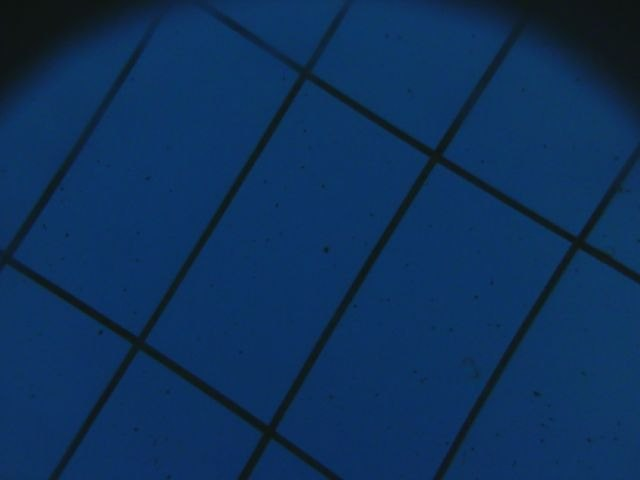
#> input picture tile4.jpg, 640 x 480 px
$ jupyter execute poolLines.ipynb
#> lines starting #> are read from the running program, lines starting #| are printed output that depends on the picture; after the words box and inside, x2 and y2 are one past the last pixel; in counts of white or black regions, pixels touching at a corner belong together
[cell 1]
from skimage import filters
import math

import cv2
import matplotlib.pyplot as plt
import numpy as np

[cell 2]
def showImg(img, title="Display"):
    cv2.imshow(title, img)
    while True:
        key = cv2.waitKey(0)
        if key == ord("q") or key == ord("Q"):
            cv2.destroyAllWindows()
            break

[cell 3]
img = cv2.imread("tile4.jpg")
#> img is the input picture: shape (480, 640, 3); mean B, G, R 90.5, 48.7, 13.2
showImg(img)
#> (key q is pressed here)
imgGray = cv2.cvtColor(img, cv2.COLOR_BGR2GRAY)
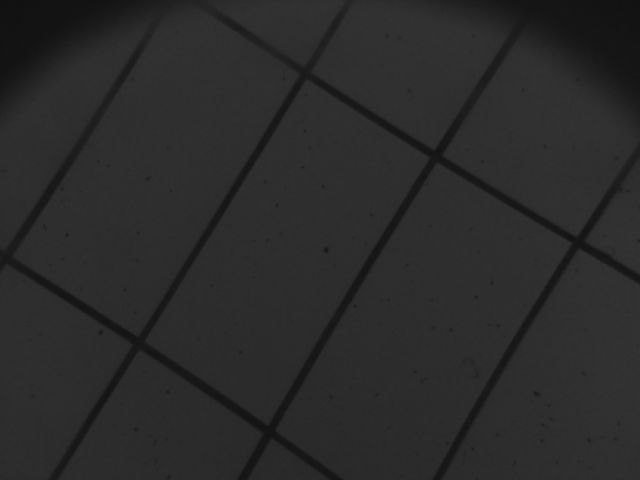
#> imgGray: shape (480, 640); min 17, max 53, mean 42.9
showImg(imgGray)
#> (key Q is pressed here)
clahe = cv2.createCLAHE(clipLimit=1.2, tileGridSize=(12,12))
cl1 = clahe.apply(imgGray)
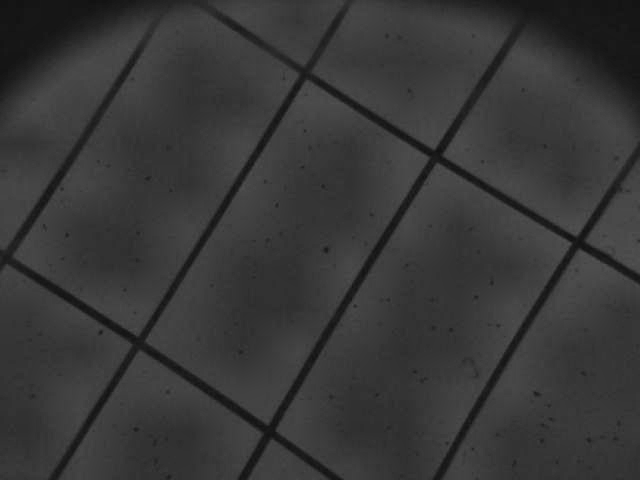
#> cl1: shape (480, 640); min 17, max 84, mean 55.9
showImg(cl1)

thresholds = filters.threshold_multiotsu(cl1, classes=2)
#> thresholds = [44]
regions = np.digitize(cl1, bins=thresholds)
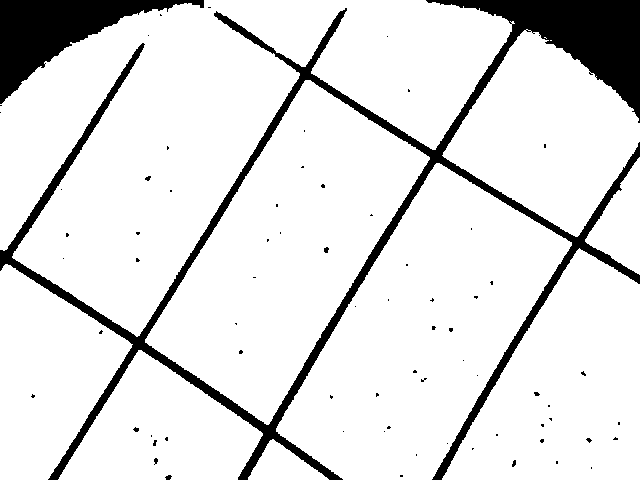
#> regions: shape (480, 640) int64; values 0 (black) and 1 (white), 88.1% white; 72 black regions (65 under 20 px), largest, box (x1, y1, x2, y2) and area: (0, 0, 640, 480) 28350, (0, 0, 204, 104) 7572, (165, 475, 172, 480) 24

fig, ax = plt.subplots(ncols=2, figsize=(10, 5))
ax[0].imshow(imgGray)
ax[0].set_title('Original')
ax[0].axis('off')
ax[1].imshow(regions)
ax[1].set_title('Multi-Otsu thresholding')
ax[1].axis('off')
plt.show()
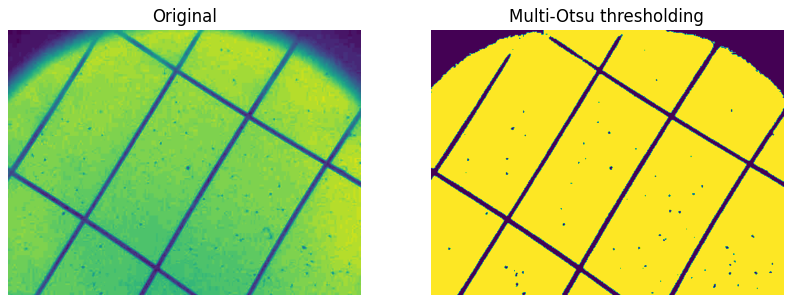
#> figure drawn by matplotlib, 2 panels

[cell 4]
threshold = (cl1 > thresholds[0])
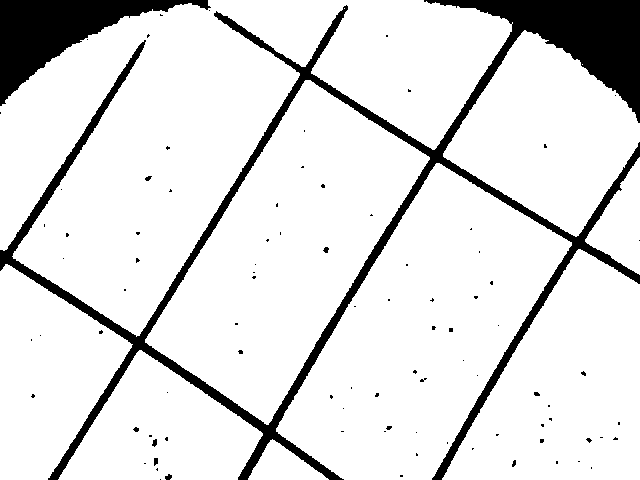
#> threshold: shape (480, 640) bool; 87.8% white; 91 black regions (81 under 20 px), largest, box (x1, y1, x2, y2) and area: (0, 0, 640, 480) 28973, (0, 0, 211, 106) 7771, (165, 474, 172, 480) 30
threshold = threshold.astype(np.uint8)*255
showImg(threshold)

dst = cv2.Canny(threshold, 50, 200, None, 3)
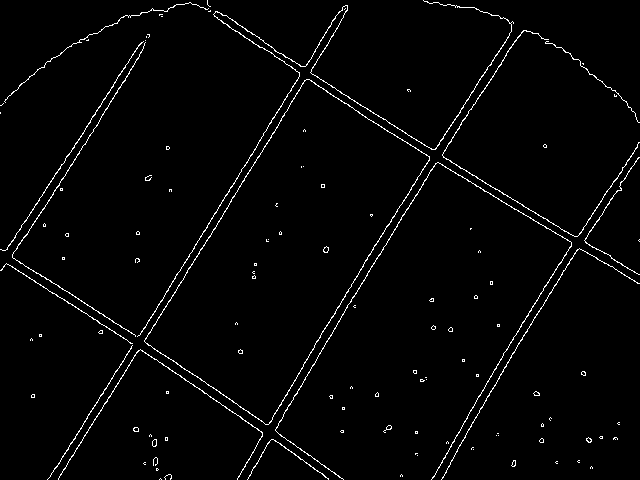
#> dst: shape (480, 640); 2.2% white in thin lines or dots
lines = cv2.HoughLines(dst, 1, np.pi / 180, 150, None, 0, 0)
#> lines = [[295, 0.559], [302, 0.559], [456, 0.541], [141, 0.576], [448, 0.559], [454, 0.576], [-94, 2.11], [211, 2.16], [-103, 2.13], [-109, 2.15], [-95, 2.13]]
# showImg(lines)

cdst = cv2.cvtColor(dst, cv2.COLOR_GRAY2BGR)
#> cdst: shape (480, 640, 3); 2.2% white in thin lines or dots
cdstP = np.copy(cdst)

if lines is not None:
    for i in range(0, len(lines)):
        rho = lines[i][0][0]
        theta = lines[i][0][1]
        a = math.cos(theta)
        b = math.sin(theta)
        x0 = a * rho
        y0 = b * rho
        pt1 = (int(x0 + 1000*(-b)), int(y0 + 1000*(a)))
        pt2 = (int(x0 - 1000*(-b)), int(y0 - 1000*(a)))
        cv2.line(cdst, pt1, pt2, (0,0,255), 3, cv2.LINE_AA)
#> this loop made 11 passes
#> (rho, theta, a, b, x0, y0, pt1, pt2) on passes 1 to 10: (295, 0.559, 0.848, 0.53, 250.2, 156.3, (-279, 1004), (780, -691)), (302, 0.559, 0.848, 0.53, 256.1, 160, (-273, 1008), (786, -688)), (456, 0.541, 0.857, 0.515, 390.9, 234.9, (-124, 1092), (905, -622)), (141, 0.576, 0.839, 0.545, 118.3, 76.79, (-426, 915), (662, -761)), (448, 0.559, 0.848, 0.53, 379.9, 237.4, (-149, 1085), (909, -610)), (454, 0.576, 0.839, 0.545, 380.8, 247.3, (-163, 1085), (925, -591)), (-94, 2.11, -0.515, 0.857, 48.41, -80.57, (-808, -595), (905, 434)), (211, 2.16, -0.559, 0.829, -118, 174.9, (-947, -384), (711, 734)), (-103, 2.13, -0.53, 0.848, 54.58, -87.35, (-793, -617), (902, 442)), (-109, 2.15, -0.545, 0.839, 59.37, -91.42, (-779, -636), (898, 453))
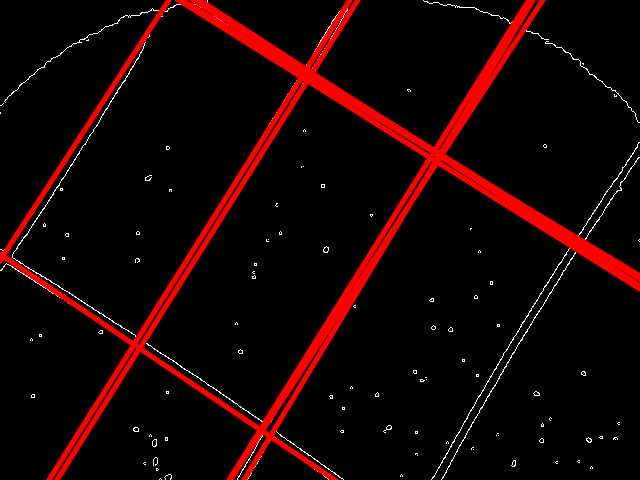
#> cdst: shape (480, 640, 3); mean B, G, R 2.4, 2.4, 22.7


linesP = cv2.HoughLinesP(dst, 1, np.pi / 180, 50, None, 50, 10)
#> linesP = 39 rows, first 6: [166, 291, 297, 80], [58, 478, 281, 120], [278, 423, 415, 195], [579, 248, 639, 157], [466, 170, 568, 233], [327, 325, 399, 206]

if linesP is not None:
    for i in range(0, len(linesP)):
        l = linesP[i][0]
        cv2.line(cdstP, (l[0], l[1]), (l[2], l[3]), (0,0,255), 3, cv2.LINE_AA)
#> this loop made 39 passes
#> l on passes 1 to 12: [166, 291, 297, 80], [58, 478, 281, 120], [278, 423, 415, 195], [579, 248, 639, 157], [466, 170, 568, 233], [327, 325, 399, 206], [468, 429, 570, 259], [6, 249, 141, 42], [237, 24, 411, 137], [355, 110, 484, 191], [431, 479, 523, 321], [204, 393, 323, 474]
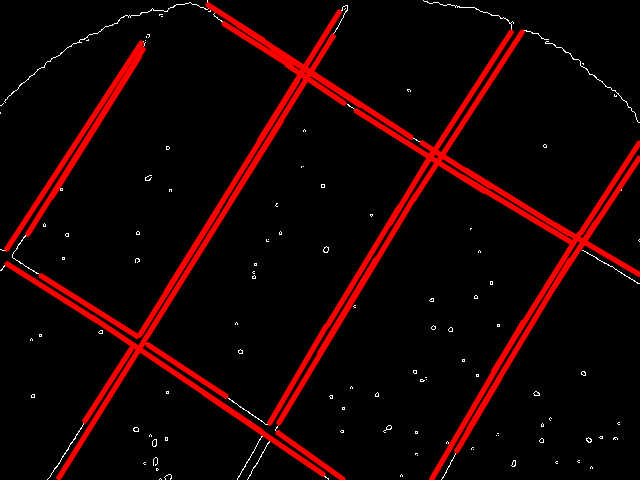
#> cdstP: shape (480, 640, 3); mean B, G, R 1.5, 1.5, 22.6

cv2.imshow("Source", imgGray)
cv2.imshow("Detected Lines (in red) - Standard Hough Line Transform", cdst)
cv2.imshow("Detected Lines (in red) - Probabilistic Line Transform", cdstP)
cv2.waitKey(0)
cv2.destroyAllWindows()

thetas = []
for line in linesP:
    line = line[0]
    thetas.append(np.arctan2(line[3]-line[1], line[2]-line[0]))
#> this loop made 39 passes
#> after the loop, thetas = 39 values, max 0.619 at index 26, min -1.04 at index 18, mean -0.364

plt.scatter(range(len(thetas)), thetas)
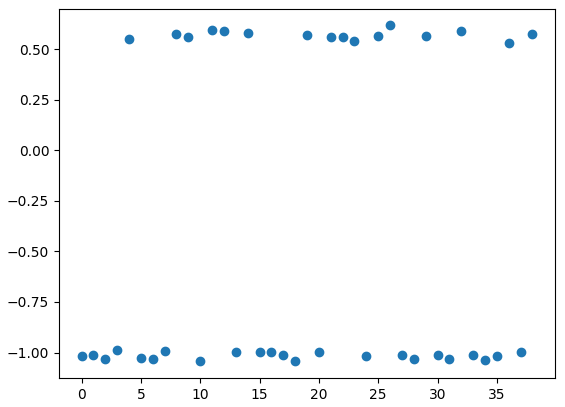
#> figure drawn by matplotlib, 1 panel

$ run again, with tile2.jpg copied over tile4.jpg
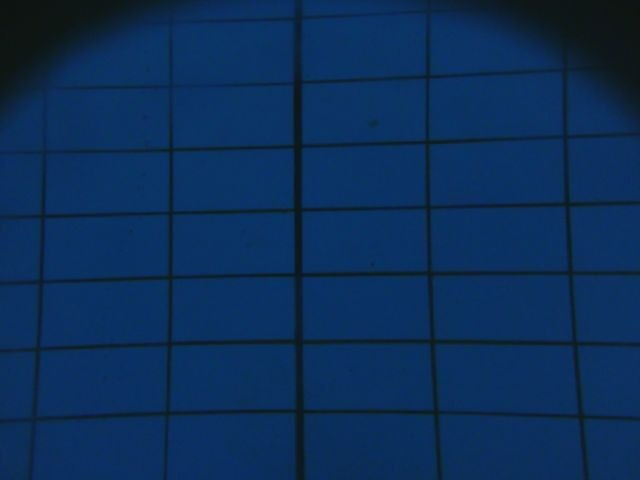
#> input picture tile2.jpg, 640 x 480 px
#> img is the input picture: shape (480, 640, 3); mean B, G, R 89.2, 46.2, 11.2
#> thresholds = [44]
#> regions: shape (480, 640) int64; values 0 (black) and 1 (white), 86% white; 26 black regions (20 under 20 px), largest, box (x1, y1, x2, y2) and area: (0, 0, 640, 480) 33261, (0, 0, 211, 118) 8836, (340, 462, 388, 480) 484, (208, 83, 288, 87) 197, (313, 13, 380, 18) 113, (241, 472, 245, 480) 32
#> dst: shape (480, 640); 4% white in thin lines or dots
#> lines = 37 rows, first 8: [154, 1.54], [216, 1.55], [343, 1.57], [413, 1.57], [278, 1.55], [301, 0], [157, 1.54], [281, 1.55]
#> the loop `for i in range(0, len(lines)):` made 37 passes
#> (rho, theta, a, b, x0, y0, pt1, pt2) on passes 1 to 6: (154, 1.54, 0.0349, 0.999, 5.37, 153.9, (-994, 188), (1004, 119)), (216, 1.55, 0.0175, 1, 3.77, 216, (-996, 233), (1003, 198)), (343, 1.57, -4.37e-08, 1, -1.5e-05, 343, (-1000, 342), (999, 343)), (413, 1.57, -4.37e-08, 1, -1.81e-05, 413, (-1000, 412), (999, 413)), (278, 1.55, 0.0175, 1, 4.85, 278, (-994, 295), (1004, 260)), (301, 0, 1, 0, 301, 0, (301, 1000), (301, -1000))
#> linesP = 90 rows, first 6: [184, 147, 269, 145], [235, 212, 304, 211], [301, 294, 301, 71], [133, 275, 192, 275], [225, 343, 292, 343], [303, 147, 373, 145]
#> the loop `for i in range(0, len(linesP)):` made 90 passes
#> after the loop `for i in range(0, len(linesP)):`:
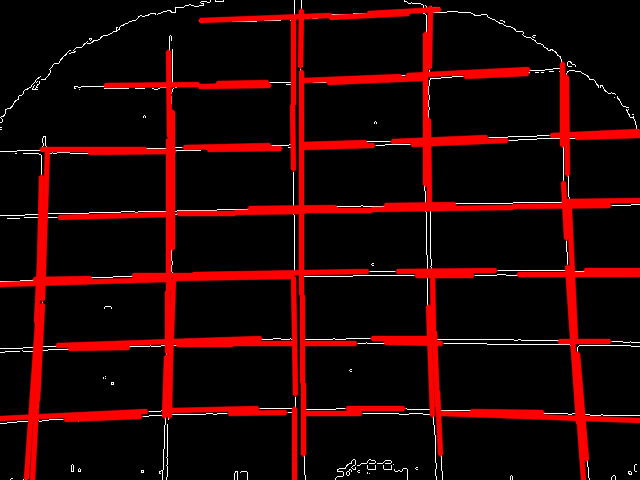
#> cdstP: shape (480, 640, 3); mean B, G, R 3.4, 3.4, 36.1
#> the loop `for line in linesP:` made 90 passes
#> after the loop `for line in linesP:`: thetas = 90 values, max 1.57 at index 19, min -1.57 at index 2, mean -0.117
#> `[cell 4] threshold = (cl1 > thresholds[0]) threshold = threshold.astyp..`:
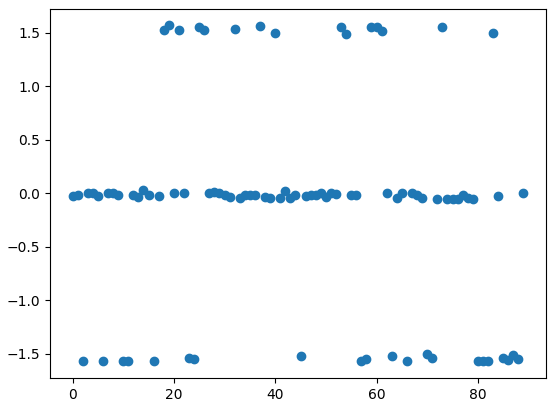
#> figure drawn by matplotlib, 1 panel

$ run again, with tile3.jpg copied over tile4.jpg
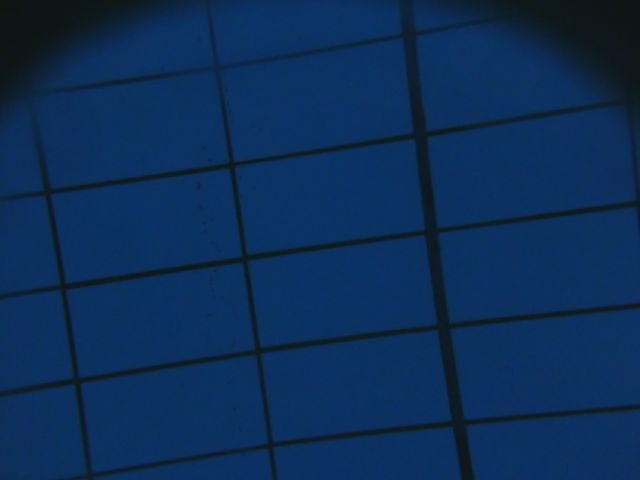
#> input picture tile3.jpg, 640 x 480 px
#> img is the input picture: shape (480, 640, 3); mean B, G, R 88, 45.6, 12.1
#> thresholds = [43]
#> regions: shape (480, 640) int64; values 0 (black) and 1 (white), 86.1% white; 13 black regions (10 under 20 px), largest, box (x1, y1, x2, y2) and area: (0, 0, 640, 480) 42510, (222, 0, 244, 4) 48, (0, 477, 8, 480) 24
#> dst: shape (480, 640); 2.9% white in thin lines or dots
#> lines = 23 rows, first 8: [-208, 3], [286, 1.43], [195, 1.41], [201, 1.41], [296, 1.41], [290, 1.41], [291, 1.43], [-203, 3]
#> the loop `for i in range(0, len(lines)):` made 23 passes
#> (rho, theta, a, b, x0, y0, pt1, pt2) on passes 1 to 6: (-208, 3, -0.99, 0.139, 206, -28.95, (66, -1019), (345, 961)), (286, 1.43, 0.139, 0.99, 39.8, 283.2, (-950, 422), (1030, 144)), (195, 1.41, 0.156, 0.988, 30.5, 192.6, (-957, 349), (1018, 36)), (201, 1.41, 0.156, 0.988, 31.44, 198.5, (-956, 354), (1019, 42)), (296, 1.41, 0.156, 0.988, 46.3, 292.4, (-941, 448), (1033, 135)), (290, 1.41, 0.156, 0.988, 45.37, 286.4, (-942, 442), (1033, 129))
#> linesP = 59 rows, first 6: [223, 92, 273, 448], [241, 255, 423, 230], [112, 180, 411, 133], [428, 136, 520, 121], [60, 290, 353, 244], [217, 84, 267, 439]
#> the loop `for i in range(0, len(linesP)):` made 59 passes
#> after the loop `for i in range(0, len(linesP)):`:
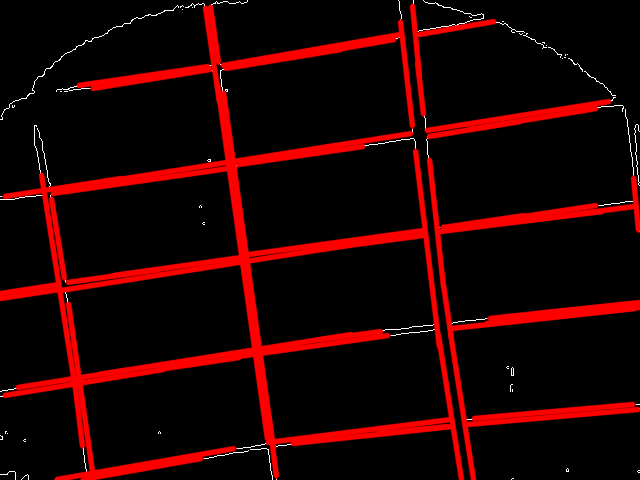
#> cdstP: shape (480, 640, 3); mean B, G, R 1.4, 1.4, 33.1
#> the loop `for line in linesP:` made 59 passes
#> after the loop `for line in linesP:`: thetas = 59 values, max 1.48 at index 47, min -0.175 at index 32, mean 0.341
#> `[cell 4] threshold = (cl1 > thresholds[0]) threshold = threshold.astyp..`:
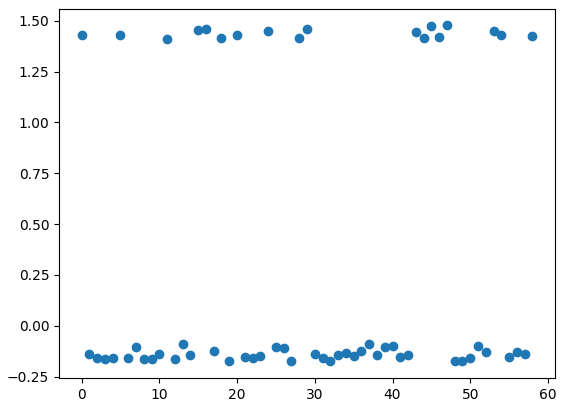
#> figure drawn by matplotlib, 1 panel
